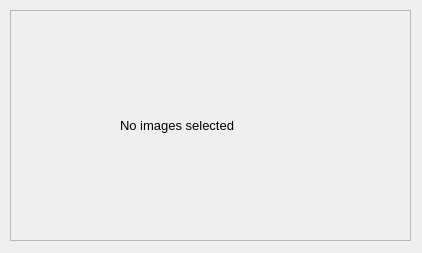
<?xml version="1.0" encoding="UTF-8"?>
<ui version="4.0">
 <class>caution</class>
 <widget class="QWidget" name="caution">
  <property name="geometry">
   <rect>
    <x>0</x>
    <y>0</y>
    <width>422</width>
    <height>253</height>
   </rect>
  </property>
  <property name="windowTitle">
   <string>caution</string>
  </property>
  <property name="windowIcon">
   <iconset>
    <normaloff>C:/Users/Bao/Downloads/bug_danger_data_internet_malware_security_virus_icon_127084.ico</normaloff>C:/Users/Bao/Downloads/bug_danger_data_internet_malware_security_virus_icon_127084.ico</iconset>
  </property>
  <widget class="QFrame" name="frame">
   <property name="geometry">
    <rect>
     <x>10</x>
     <y>10</y>
     <width>401</width>
     <height>231</height>
    </rect>
   </property>
   <property name="frameShape">
    <enum>QFrame::StyledPanel</enum>
   </property>
   <property name="frameShadow">
    <enum>QFrame::Raised</enum>
   </property>
   <widget class="QLabel" name="warntext">
    <property name="geometry">
     <rect>
      <x>110</x>
      <y>60</y>
      <width>181</width>
      <height>111</height>
     </rect>
    </property>
    <property name="font">
     <font>
      <pointsize>10</pointsize>
      <weight>50</weight>
      <bold>false</bold>
     </font>
    </property>
    <property name="text">
     <string>No images selected</string>
    </property>
   </widget>
  </widget>
 </widget>
 <resources/>
 <connections/>
</ui>
